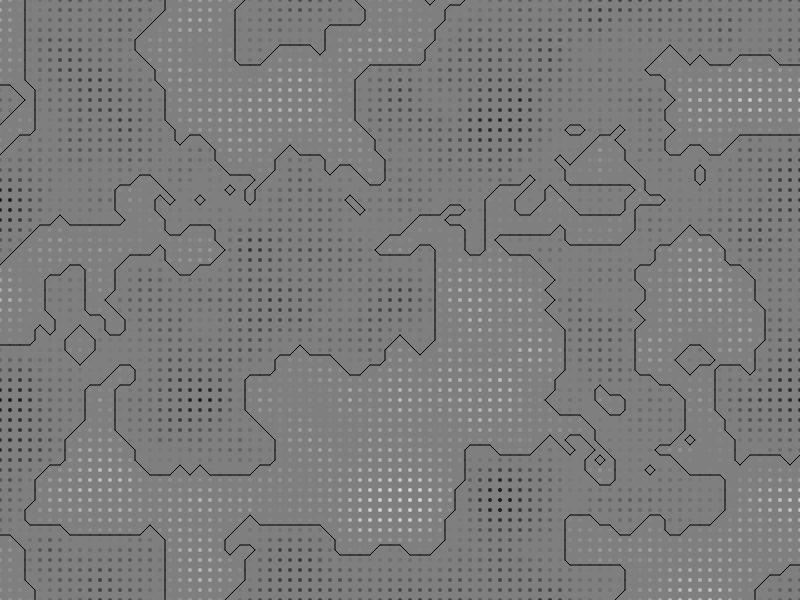
Frame 1 (no input)
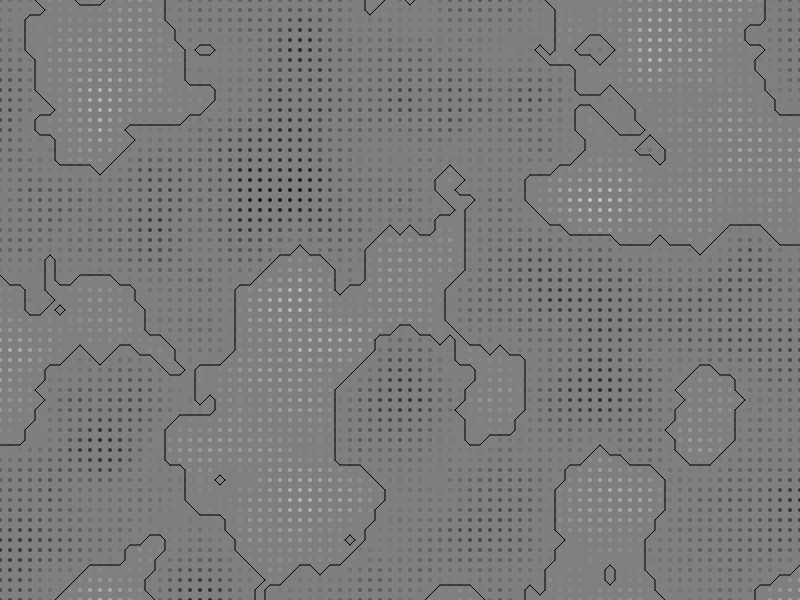
Frame 60 (no input)
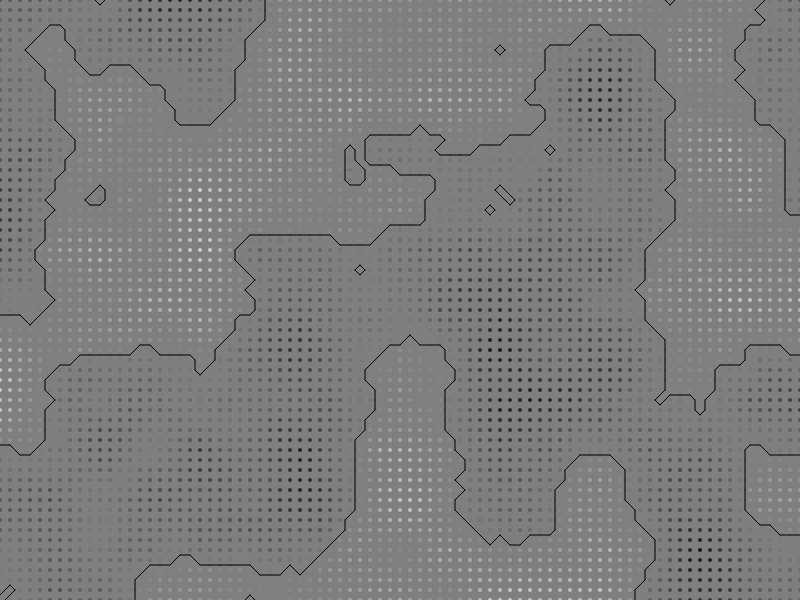
Frame 120 (the mouse pressed at the canvas centre since frame 60)

The p5.js sketch that drew these frames (run headless with seeded random() and noise() and a simulated clock; from frame 60 on, the mouse is pressed at the canvas centre):

// p5.js sketch
// ── sketch.js
let field = []
let cols
let rows
let rez
let increment = 0.1
let zoff = 0

function setup() {
  let winHeight = 600
  let winWidth = 800
  createCanvas(winWidth, winHeight)
  rez = 10
  cols = 1 + winWidth / rez
  rows = 1 + winHeight / rez
}

function generateField(zoff) {
  let xoff = 0
  for (var i = 0; i < cols; i++) {
    let yoff = 0
    field[i] = []
    for (var j = 0; j < rows; j++) {
      field[i].push(generateRandom(xoff, yoff, zoff))
      yoff += increment
    }
    xoff += increment
  }
}

function generateRandom(x, y, z) {
  return noise(x, y, z)
}

/**
 *  a * p * b
 *  *       *
 *  s       q
 *  *       *
 *  d * r * c
 *
 */
function draw() {
  background(127)

  generateField(zoff)
  zoff += increment

  for (var i = 0; i < cols; i++) {
    for (var j = 0; j < rows; j++) {
      stroke(field[i][j] * 255)
      strokeWeight(4)
      point(i * rez, j * rez)
    }
  }

  for (var i = 0; i < cols - 1; i++) {
    for (var j = 0; j < rows - 1; j++) {
      let x = i * rez
      let y = j * rez
      let x2 = x + rez
      let y2 = y + rez

      let a = { x: x, y: y, value: field[i][j] }
      let b = { x: x2, y: y, value: field[i + 1][j] }
      let c = { x: x2, y: y2, value: field[i + 1][j + 1] }
      let d = { x: x, y: y2, value: field[i][j + 1] }
      // console.log(a, b, c, d)

      // let px = getBar(a.x, b.x, a.value, b.value)
      // let qy = getBar(b.x, c.x, b.value, c.value)
      // let rx = getBar(c.x, d.x, c.value, d.value)
      // let sy = getBar(d.x, a.x, d.value, a.value)

      let p = createVector(x + rez * 0.5, y)
      let q = createVector(x2, y + rez * 0.5)
      let r = createVector(x + rez * 0.5, y2)
      let s = createVector(x, y + rez * 0.5)

      // console.log(p.x, p.y)
      // console.log(q.x, q.y)
      // console.log(r.x, r.y)
      // console.log(s.x, s.y)

      // strokeWeight(3)
      // stroke(255, 0, 0)
      // point(p.x + 1, p.y)
      // stroke(0, 255, 0)
      // point(q.x, q.y + 1)
      // stroke(0, 0, 255)
      // point(r.x - 1, r.y)
      // stroke(255, 255, 0)
      // point(s.x, s.y - 1)

      strokeWeight(1)
      stroke(0)
      let state = getState(a.value, b.value, c.value, d.value)

      switch (state) {
        case 1:
          drawLine(r, s)
          break
        case 2:
          drawLine(q, r)
          break
        case 3:
          drawLine(q, s)
          break
        case 4:
          drawLine(p, q)
          break
        case 5:
          drawLine(p, s)
          drawLine(q, r)
          break
        case 6:
          drawLine(p, r)
          break
        case 7:
          drawLine(p, s)
          break
        case 8:
          drawLine(p, s)
          break
        case 9:
          drawLine(p, r)
          break
        case 10:
          drawLine(p, q)
          drawLine(r, s)
          break
        case 11:
          drawLine(p, q)
          break
        case 12:
          drawLine(s, q)
          break
        case 13:
          drawLine(q, r)
          break
        case 14:
          drawLine(r, s)
          break
        case 15:
          break
      }
    }
  }
  // noLoop()
}

function getBar(pos1, pos2, val1, val2) {
  if (val1 == val2) {
    return (pos1 + pos2) / 2
  }
  // var result = (pos1 + pos2) / 2 + rez * Math.abs(1 - val1 / (val2 - val1))
  var result = pos1 + (pos2 - pos1) * ((1 - val1) / (val2 - val1))
  // console.log(result)
  return result
}

/**
 *  a * p * b
 *  *       *
 *  s       q
 *  *       *
 *  d * r * c
 *
 * @param {*} a
 * @param {*} b
 * @param {*} c
 * @param {*} d
 */
function getState(a, b, c, d) {
  return (
    Math.round(a) * 8 +
    Math.round(b) * 4 +
    Math.round(c) * 2 +
    Math.round(d) * 1
  )
}

function drawLine(v1, v2) {
  line(v1.x, v1.y, v2.x, v2.y)
}

// ── cell.js
/**
 *  a * p * b
 *  *       *
 *  s       q
 *  *       *
 *  d * r * c
 *
 */
function Cell(x, y, a, b, c, d) {
  this.x = x;
  this.y = y;

  this.a = a;
  this.b = b;
  this.c = c;
  this.d = d;

  this.state = this.getState()
}

Cell.prototype.draw = function() {
  /*
  fill(0)
  text(round(this.a.value*100),this.a.x + 10,this.a.y + 20)
  text(round(this.b.value*100),this.b.x - 40,this.b.y + 20)
  text(round(this.c.value*100),this.c.x - 40,this.c.y - 20)
  text(round(this.d.value*100),this.d.x + 10,this.d.y - 20)
  */
  switch (this.state) {
    case 1:
      this.calculateMidPoints()
      drawLine(this.r, this.s)
      break
    case 2:
      this.calculateMidPoints()
      drawLine(this.q, this.r)
      break
    case 3:
      this.calculateMidPoints()
      drawLine(this.q, this.s)
      break
    case 4:
      this.calculateMidPoints()
      drawLine(this.p, this.q)
      break
    case 5:
      this.calculateMidPoints()
      drawLine(this.p, this.s)
      drawLine(this.q, this.r)
      break
    case 6:
      this.calculateMidPoints()
      drawLine(this.p, this.r)
      break
    case 7:
      this.calculateMidPoints()
      drawLine(this.p, this.s)
      break
    case 8:
      this.calculateMidPoints()
      drawLine(this.p, this.s)
      break
    case 9:
      this.calculateMidPoints()
      drawLine(this.p, this.r)
      break
    case 10:
      this.calculateMidPoints()
      drawLine(this.p, this.q)
      drawLine(this.r, this.s)
      break
    case 11:
      this.calculateMidPoints()
      drawLine(this.p, this.q)
      break
    case 12:
      this.calculateMidPoints()
      drawLine(this.s, this.q)
      break
    case 13:
      this.calculateMidPoints()
      drawLine(this.q, this.r)
      break
    case 14:
      this.calculateMidPoints()
      drawLine(this.r, this.s)
      break
    case 15:
      //this.calculateMidPoints()
      break
  }
}

/**
 *  a * p * b
 *  *       *
 *  s       q
 *  *       *
 *  d * r * c
 *
 */
Cell.prototype.calculateMidPoints = function() {
  let px = this.getBar(this.a.x, this.b.x, this.a.value, this.b.value)
  let qy = this.getBar(this.b.y, this.c.y, this.b.value, this.c.value)
  let rx = this.getBar(this.d.x, this.c.x, this.d.value, this.c.value)
  let sy = this.getBar(this.a.y, this.d.y, this.a.value, this.d.value)

  //console.log(px,qy,rx,sy)
  this.p = createVector(px, this.a.y)
  this.q = createVector(this.b.x, qy)
  this.r = createVector(rx, this.d.y)
  this.s = createVector(this.a.x, sy)

  //this.p = createVector(this.a.x + rez * 0.5, this.a.y)
  //this.q = createVector(this.b.x, this.b.y + rez * 0.5)
  //this.r = createVector(this.d.x + rez * 0.5, this.d.y)
  //this.s = createVector(this.a.x, this.a.y + rez * 0.5)
  /*
  text(round(this.p.x),this.p.x,this.p.y + 20)
  text(round(this.q.y),this.q.x - 40,this.q.y)
  text(round(this.r.x),this.r.x,this.r.y - 20)
  text(round(this.s.y),this.s.x + 10,this.s.y)
  */
}



Cell.prototype.getState = function() {
  return (
    this.a.bit * 8 +
    this.b.bit * 4 +
    this.c.bit * 2 +
    this.d.bit * 1
  )
}


Cell.prototype.getBar = function(pos1, pos2, val1, val2) {
  /*if (val1 == val2) {
    return (pos1 + pos2) / 2
  }*/
  //var result = (pos1 + pos2) / 2 + rez * Math.abs(1 - val1 / (val2 - val1))
  //var result = pos1 + (pos2 - pos1) * ((1 - val1) / (val2 - val1))

  var result = map(val1 / (val1 + val2), 0, 1, pos1, pos2)

  //console.log(val1, val2, val1/(val1 + val2), pos1, pos2, result)
  return result
}
// ── dot.js
function Dot(x, y, value, index) {
  this.x = x * rez;
  this.y = y * rez;
  this.index = index;
  this.category = this.getCategory(value)
  this.setValue(value);
}

Dot.prototype.setBit = function(value) {
  this.bit = round(value);
}

Dot.prototype.setValue = function(value) {
  this.value = value;
  this.setBit(value)
  this.category = this.getCategory(value)
}

Dot.prototype.getCategory = function(value) {
  for (var c = 1; c < categories.length; c++) {
    if (value > categories[c - 1].val && value <= categories[c].val) {
      return categories[c];
    }
  }
}
